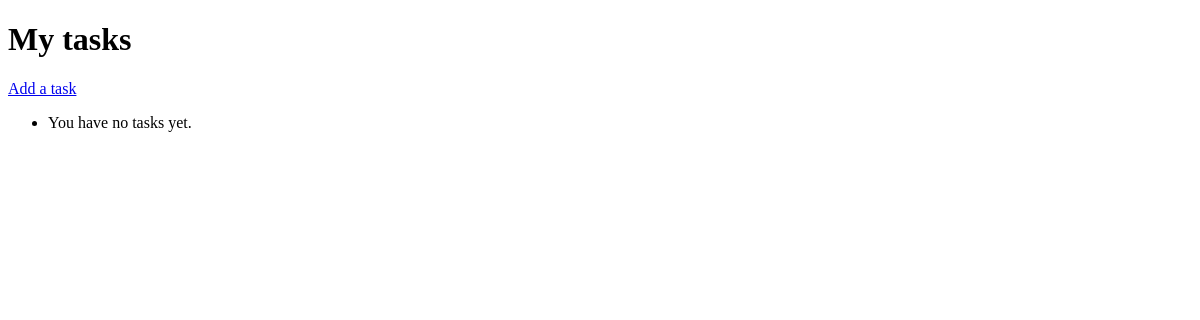
The app's page / (signed in), older data.
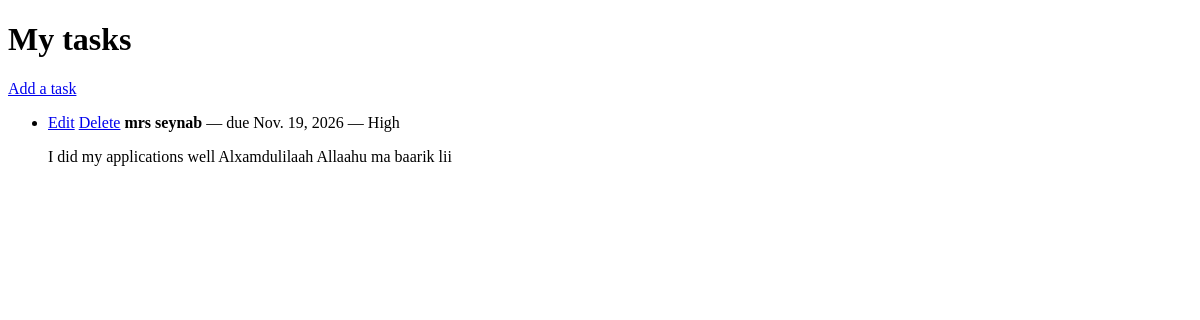
The same page, newer data.
### tasks/models.py (models this page shows, shortened)
class Task(models.Model):
    PRIORITY_CHOICES = [
        ('High', 'High'),
        ('Medium', 'Medium'),
        ('Low', 'Low'),
    ]
    user = models.ForeignKey(User, on_delete=models.CASCADE)
    title = models.CharField(max_length=200)
    description = models.TextField()
    due_date = models.DateField()
    priority = models.CharField(max_length=20, choices=PRIORITY_CHOICES)
    completed = models.BooleanField(default=False)

### tasks/views.py (the view)
# urls.py: path("", views.task_list, name="list"),
@login_required
def task_list(request):
    tasks = Task.objects.filter(user=request.user).order_by("completed", "due_date")
    return render(request, "tasks/task_list.html", {"tasks": tasks})

### tasks/templates/tasks/task_list.html (shortened to what this page needs)
<!doctype html>
<html lang="en">
<head>
</head>
<body>
    <main>
        <h1>My tasks</h1>
        <p><a href="{% url 'tasks:create' %}">Add a task</a></p>
        <ul>
            {% for task in tasks %}
                <li>
                    <a href="{% url 'tasks:update' task.pk %}">Edit</a>
                    <a href="{% url 'tasks:delete' task.pk %}">Delete</a>
                    <strong>{{ task.title }}</strong>
                    — due {{ task.due_date }}
                    — {{ task.get_priority_display }}
                    <p>{{ task.description }}</p>
                </li>
            {% empty %}
                <li>You have no tasks yet.</li>
            {% endfor %}
        </ul>
    </main>
</body>
</html>

Row changes from the older to the newer data that the page shows:
added Task: title "mrs seynab", due_date "Nov. 19, 2026", priority "High", description "I did my applications well Alxamdulilaah Allaahu ma baarik lii"
Text that changed along with them:
text no longer shown: "You have no tasks yet."
